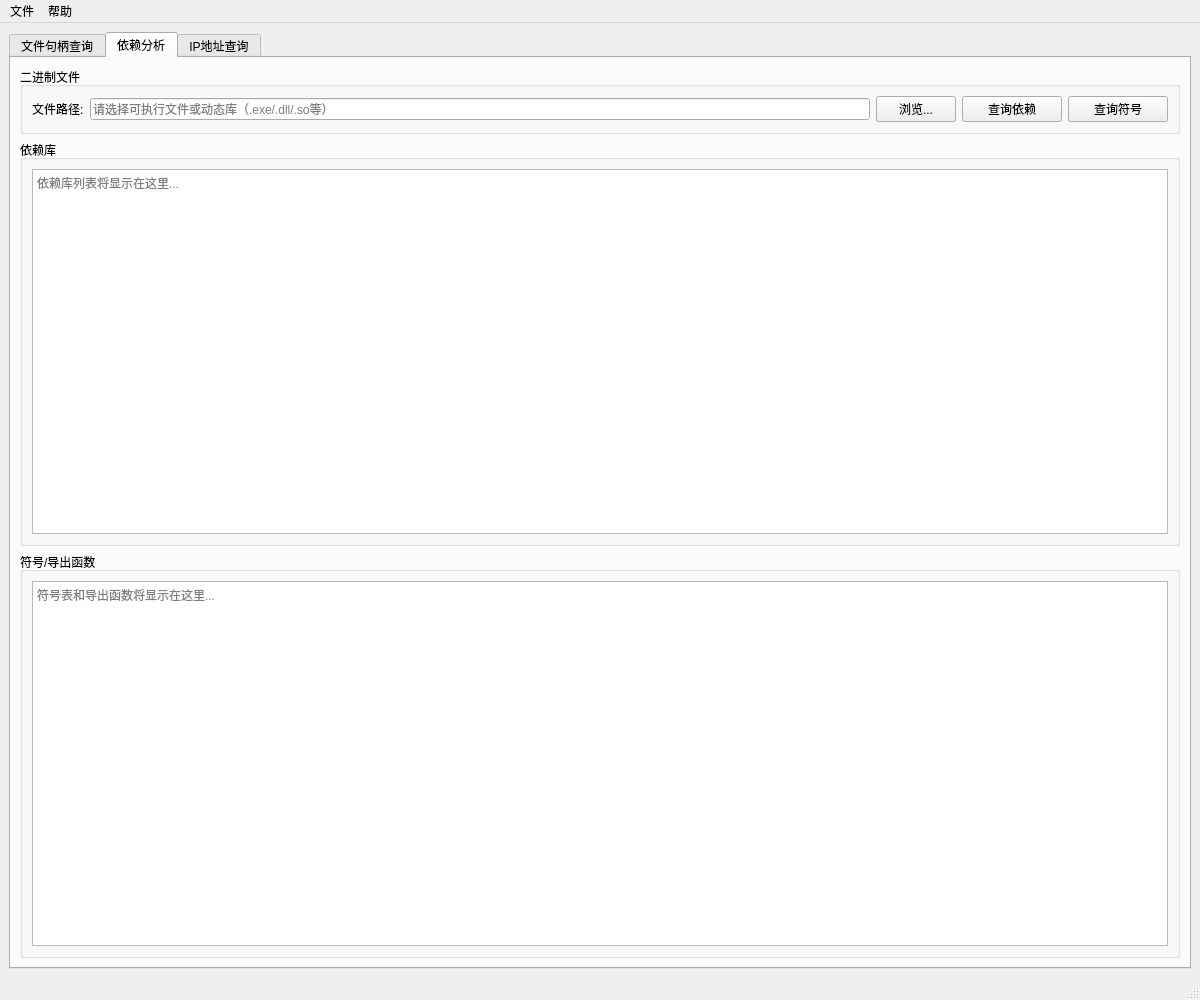
<?xml version="1.0" encoding="UTF-8"?>
<ui version="4.0">
 <class>MainWindow</class>
 <widget class="QMainWindow" name="MainWindow">
  <property name="geometry">
   <rect>
    <x>0</x>
    <y>0</y>
    <width>1200</width>
    <height>1000</height>
   </rect>
  </property>
  <property name="minimumSize">
   <size>
    <width>1000</width>
    <height>700</height>
   </size>
  </property>
  <property name="windowTitle">
   <string>IP工具箱</string>
  </property>
  <widget class="QWidget" name="centralwidget">
   <layout class="QVBoxLayout" name="verticalLayout">
    <item>
     <widget class="QTabWidget" name="tabWidget">
      <property name="currentIndex">
       <number>1</number>
      </property>
      <widget class="QWidget" name="tabHandle">
       <attribute name="title">
        <string>文件句柄查询</string>
       </attribute>
       <layout class="QVBoxLayout" name="verticalLayout_2">
        <item>
         <widget class="QGroupBox" name="groupBox">
          <property name="title">
           <string>文件路径查询</string>
          </property>
          <layout class="QHBoxLayout" name="horizontalLayout">
           <item>
            <widget class="QLabel" name="label">
             <property name="text">
              <string>路径:</string>
             </property>
            </widget>
           </item>
           <item>
            <widget class="QLineEdit" name="lineEditPath">
             <property name="placeholderText">
              <string>请输入或浏览选择文件/文件夹路径</string>
             </property>
            </widget>
           </item>
           <item>
            <widget class="QPushButton" name="btnBrowse">
             <property name="minimumSize">
              <size>
               <width>80</width>
               <height>0</height>
              </size>
             </property>
             <property name="text">
              <string>浏览...</string>
             </property>
            </widget>
           </item>
           <item>
            <widget class="QPushButton" name="btnSearchHandle">
             <property name="minimumSize">
              <size>
               <width>100</width>
               <height>0</height>
              </size>
             </property>
             <property name="text">
              <string>查询</string>
             </property>
            </widget>
           </item>
           <item>
            <widget class="QPushButton" name="btnRefreshHandle">
             <property name="minimumSize">
              <size>
               <width>80</width>
               <height>0</height>
              </size>
             </property>
             <property name="text">
              <string>刷新</string>
             </property>
            </widget>
           </item>
          </layout>
         </widget>
        </item>
        <item>
         <widget class="QGroupBox" name="groupBox_5">
          <property name="title">
           <string>进程查询</string>
          </property>
          <layout class="QHBoxLayout" name="horizontalLayout_4">
           <item>
            <widget class="QLabel" name="label_3">
             <property name="text">
              <string>进程名/PID:</string>
             </property>
            </widget>
           </item>
           <item>
            <widget class="QLineEdit" name="lineEditProcess">
             <property name="placeholderText">
              <string>请输入进程名称或PID，例如: chrome.exe 或 1234</string>
             </property>
            </widget>
           </item>
           <item>
            <widget class="QPushButton" name="btnSearchProcess">
             <property name="minimumSize">
              <size>
               <width>100</width>
               <height>0</height>
              </size>
             </property>
             <property name="text">
              <string>查询进程</string>
             </property>
            </widget>
           </item>
          </layout>
         </widget>
        </item>
        <item>
         <widget class="QGroupBox" name="groupBox_2">
          <property name="title">
           <string>占用进程列表</string>
          </property>
          <layout class="QVBoxLayout" name="verticalLayout_3">
           <item>
            <widget class="QTableView" name="tableViewHandles">
             <property name="contextMenuPolicy">
              <enum>Qt::CustomContextMenu</enum>
             </property>
             <property name="alternatingRowColors">
              <bool>true</bool>
             </property>
             <property name="selectionMode">
              <enum>QAbstractItemView::SingleSelection</enum>
             </property>
             <property name="selectionBehavior">
              <enum>QAbstractItemView::SelectRows</enum>
             </property>
            </widget>
           </item>
           <item>
            <widget class="QLabel" name="labelHandleStatus">
             <property name="text">
              <string>就绪</string>
             </property>
            </widget>
           </item>
          </layout>
         </widget>
        </item>
       </layout>
      </widget>
      <widget class="QWidget" name="tabDependency">
       <attribute name="title">
        <string>依赖分析</string>
       </attribute>
       <layout class="QVBoxLayout" name="verticalLayout_7">
        <item>
         <widget class="QGroupBox" name="groupBox_6">
          <property name="title">
           <string>二进制文件</string>
          </property>
          <layout class="QHBoxLayout" name="horizontalLayout_5">
           <item>
            <widget class="QLabel" name="label_4">
             <property name="text">
              <string>文件路径:</string>
             </property>
            </widget>
           </item>
           <item>
            <widget class="QLineEdit" name="lineEditBinaryPath">
             <property name="placeholderText">
              <string>请选择可执行文件或动态库（.exe/.dll/.so等）</string>
             </property>
            </widget>
           </item>
           <item>
            <widget class="QPushButton" name="btnBrowseBinary">
             <property name="minimumSize">
              <size>
               <width>80</width>
               <height>0</height>
              </size>
             </property>
             <property name="text">
              <string>浏览...</string>
             </property>
            </widget>
           </item>
           <item>
            <widget class="QPushButton" name="btnQueryDeps">
             <property name="minimumSize">
              <size>
               <width>100</width>
               <height>0</height>
              </size>
             </property>
             <property name="text">
              <string>查询依赖</string>
             </property>
            </widget>
           </item>
           <item>
            <widget class="QPushButton" name="btnQuerySymbols">
             <property name="minimumSize">
              <size>
               <width>100</width>
               <height>0</height>
              </size>
             </property>
             <property name="text">
              <string>查询符号</string>
             </property>
            </widget>
           </item>
          </layout>
         </widget>
        </item>
        <item>
         <widget class="QGroupBox" name="groupBox_7">
          <property name="title">
           <string>依赖库</string>
          </property>
          <layout class="QVBoxLayout" name="verticalLayout_8">
           <item>
            <widget class="QTextEdit" name="textEditDeps">
             <property name="readOnly">
              <bool>true</bool>
             </property>
             <property name="placeholderText">
              <string>依赖库列表将显示在这里...</string>
             </property>
            </widget>
           </item>
          </layout>
         </widget>
        </item>
        <item>
         <widget class="QGroupBox" name="groupBox_8">
          <property name="title">
           <string>符号/导出函数</string>
          </property>
          <layout class="QVBoxLayout" name="verticalLayout_9">
           <item>
            <widget class="QTextEdit" name="textEditSymbols">
             <property name="readOnly">
              <bool>true</bool>
             </property>
             <property name="placeholderText">
              <string>符号表和导出函数将显示在这里...</string>
             </property>
            </widget>
           </item>
          </layout>
         </widget>
        </item>
       </layout>
      </widget>
      <widget class="QWidget" name="tabIP">
       <attribute name="title">
        <string>IP地址查询</string>
       </attribute>
       <layout class="QVBoxLayout" name="verticalLayout_4">
        <item>
         <widget class="QGroupBox" name="groupBox_3">
          <property name="title">
           <string>本机公网IP</string>
          </property>
          <layout class="QVBoxLayout" name="verticalLayout_5">
           <item>
            <layout class="QHBoxLayout" name="horizontalLayout_2">
             <item>
              <widget class="QPushButton" name="btnGetMyIP">
               <property name="minimumSize">
                <size>
                 <width>120</width>
                 <height>30</height>
                </size>
               </property>
               <property name="text">
                <string>获取本机IP</string>
               </property>
              </widget>
             </item>
             <item>
              <spacer name="horizontalSpacer">
               <property name="orientation">
                <enum>Qt::Horizontal</enum>
               </property>
               <property name="sizeHint" stdset="0">
                <size>
                 <width>40</width>
                 <height>20</height>
                </size>
               </property>
              </spacer>
             </item>
            </layout>
           </item>
           <item>
            <widget class="QTextEdit" name="textEditMyIP">
             <property name="minimumSize">
              <size>
               <width>0</width>
               <height>280</height>
              </size>
             </property>
             <property name="readOnly">
              <bool>true</bool>
             </property>
            </widget>
           </item>
          </layout>
         </widget>
        </item>
        <item>
         <widget class="QGroupBox" name="groupBox_4">
          <property name="title">
           <string>IP地址查询</string>
          </property>
          <layout class="QVBoxLayout" name="verticalLayout_6">
           <item>
            <layout class="QHBoxLayout" name="horizontalLayout_3">
             <item>
              <widget class="QLabel" name="label_2">
               <property name="text">
                <string>IP地址:</string>
               </property>
              </widget>
             </item>
             <item>
              <widget class="QLineEdit" name="lineEditQueryIP">
               <property name="placeholderText">
                <string>请输入要查询的IP地址，例如: 8.8.8.8</string>
               </property>
              </widget>
             </item>
             <item>
              <widget class="QPushButton" name="btnQueryIP">
               <property name="minimumSize">
                <size>
                 <width>100</width>
                 <height>30</height>
                </size>
               </property>
               <property name="text">
                <string>查询</string>
               </property>
              </widget>
             </item>
            </layout>
           </item>
           <item>
            <widget class="QTextEdit" name="textEditIPResult">
             <property name="readOnly">
              <bool>true</bool>
             </property>
            </widget>
           </item>
          </layout>
         </widget>
        </item>
       </layout>
      </widget>
     </widget>
    </item>
   </layout>
  </widget>
  <widget class="QMenuBar" name="menubar">
   <property name="geometry">
    <rect>
     <x>0</x>
     <y>0</y>
     <width>1200</width>
     <height>21</height>
    </rect>
   </property>
   <widget class="QMenu" name="menu">
    <property name="title">
     <string>文件</string>
    </property>
    <addaction name="actionExit"/>
   </widget>
   <widget class="QMenu" name="menu_2">
    <property name="title">
     <string>帮助</string>
    </property>
    <addaction name="actionAbout"/>
   </widget>
   <addaction name="menu"/>
   <addaction name="menu_2"/>
  </widget>
  <widget class="QStatusBar" name="statusbar"/>
  <action name="actionExit">
   <property name="text">
    <string>退出</string>
   </property>
  </action>
  <action name="actionAbout">
   <property name="text">
    <string>关于</string>
   </property>
  </action>
 </widget>
 <resources/>
 <connections>
  <connection>
   <sender>actionExit</sender>
   <signal>triggered()</signal>
   <receiver>MainWindow</receiver>
   <slot>close()</slot>
   <hints>
    <hint type="sourcelabel">
     <x>-1</x>
     <y>-1</y>
    </hint>
    <hint type="destinationlabel">
     <x>449</x>
     <y>324</y>
    </hint>
   </hints>
  </connection>
 </connections>
</ui>
